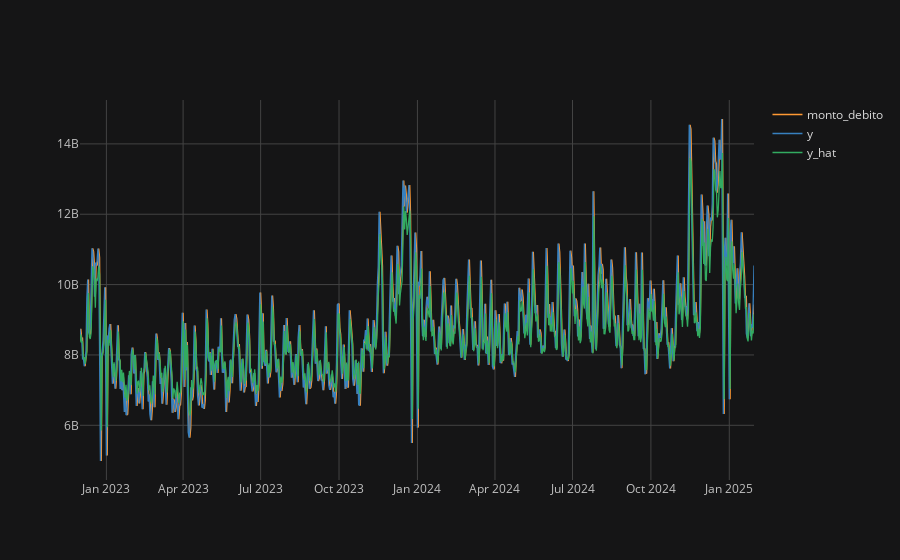

The notebook cell this image was saved under:
### Code cell
df.set_index("fecha").iplot()

### Figure 1 — Plotly figure (JSON) as saved in the notebook; plotly's stock layout.template omitted (floating-point values rounded to 4 significant figures; data arrays with more than 128 entries replaced by an {"elided": "..."} marker saying what was removed)
{"data": [{"line": {"color": "rgba(255, 153, 51, 1.0)", "dash": "solid", "shape": "linear", "width": 1.3}, "mode": "lines", "name": "monto_debito", "text": "", "type": "scatter", "x": {"elided": "792 str values"}, "y": {"elided": "792 int values"}}, {"line": {"color": "rgba(55, 128, 191, 1.0)", "dash": "solid", "shape": "linear", "width": 1.3}, "mode": "lines", "name": "y", "text": "", "type": "scatter", "x": {"elided": "792 str values"}, "y": {"elided": "792 int values"}}, {"line": {"color": "rgba(50, 171, 96, 1.0)", "dash": "solid", "shape": "linear", "width": 1.3}, "mode": "lines", "name": "y_hat", "text": "", "type": "scatter", "x": {"elided": "792 str values"}, "y": {"elided": "792 int values"}}], "layout": {"autosize": true, "legend": {"bgcolor": "#151516", "font": {"color": "#D9D9D9"}}, "paper_bgcolor": "#151516", "plot_bgcolor": "#151516", "title": {"font": {"color": "#D9D9D9"}}, "xaxis": {"autorange": true, "gridcolor": "#434343", "range": ["2022-12-01", "2025-01-30"], "showgrid": true, "tickfont": {"color": "#C2C2C2"}, "title": {"font": {"color": "#D9D9D9"}, "text": ""}, "type": "date", "zerolinecolor": "#666570"}, "yaxis": {"autorange": true, "gridcolor": "#434343", "range": [4445000000.0, 15250000000.0], "showgrid": true, "tickfont": {"color": "#C2C2C2"}, "title": {"font": {"color": "#D9D9D9"}, "text": ""}, "type": "linear", "zerolinecolor": "#666570"}}}
